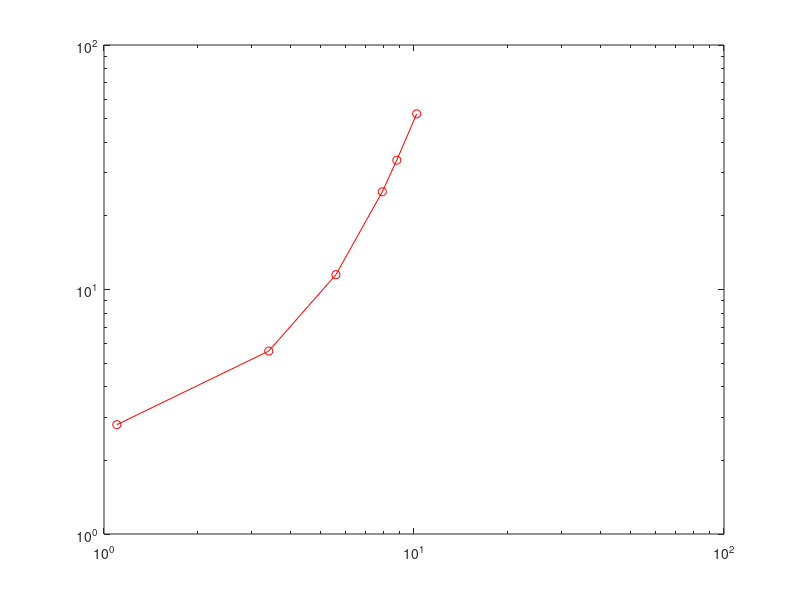
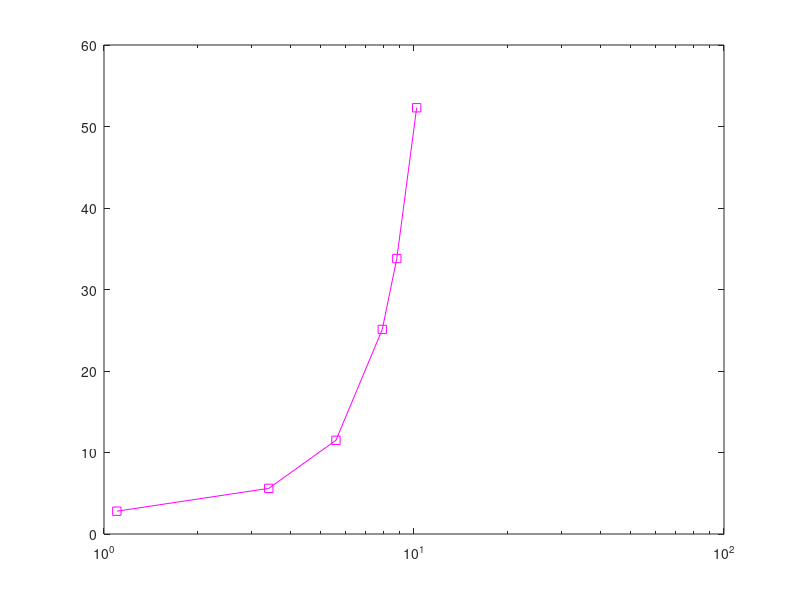
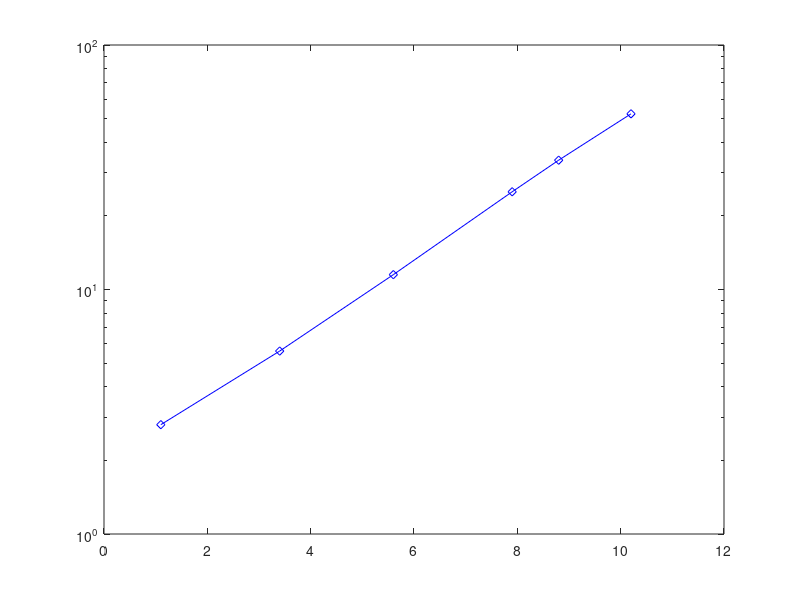

The MATLAB script that drew these images, in order:
x=[1.1,3.4,5.6,7.9,8.8,10.2];y=[2.8,5.6,11.5,25.1,33.8,52.3];figure;loglog(x,y,'ro-')
x=[1.1,3.4,5.6,7.9,8.8,10.2];y=[2.8,5.6,11.5,25.1,33.8,52.3];figure;semilogx(x,y,'msquare-')
x=[1.1,3.4,5.6,7.9,8.8,10.2];y=[2.8,5.6,11.5,25.1,33.8,52.3];figure;semilogy(x,y,'bdiamond-')
